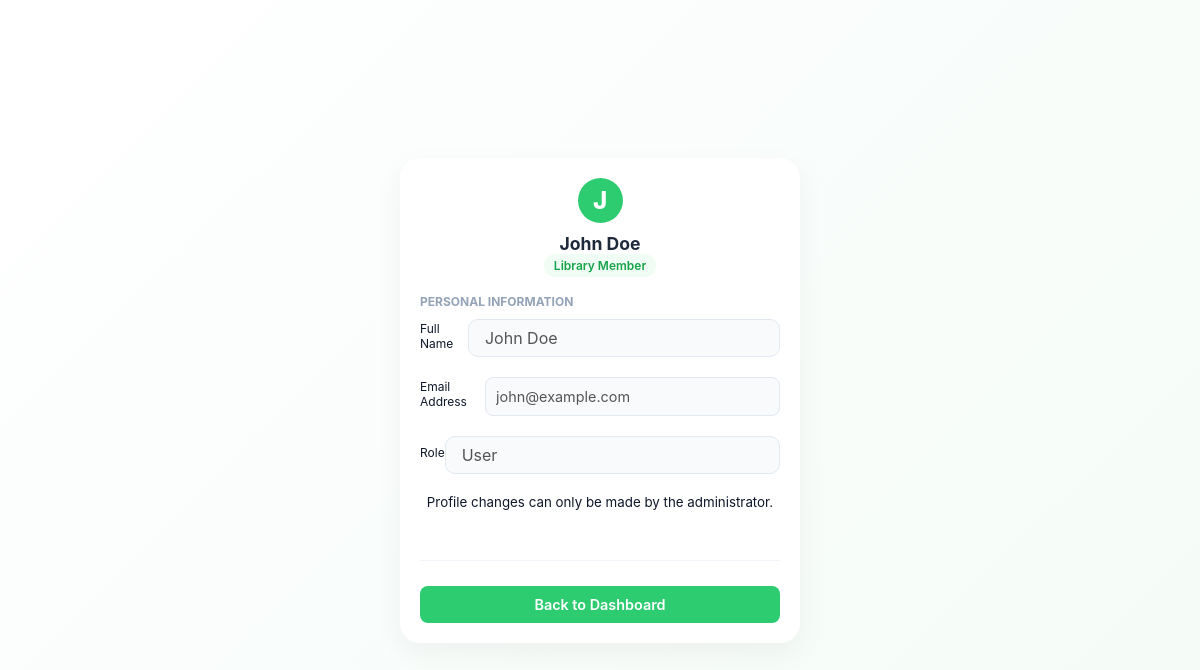
The app's page /user/user_profile.php (signed in) with its own data.
### tables this page shows
CREATE TABLE `users` (
  `id` int(11) NOT NULL AUTO_INCREMENT,
  `name` varchar(100) NOT NULL,
  `email` varchar(150) NOT NULL,
  `password` varchar(255) NOT NULL,
  `role` enum('admin','user') DEFAULT 'user',
  `created_at` timestamp NOT NULL DEFAULT current_timestamp(),
  PRIMARY KEY (`id`),
  UNIQUE KEY `email` (`email`)
);

### src/user/user_profile.php (the view, shortened to what this page needs)
<?php
require_once "../db_config.php";
function h($str)
{
    return htmlspecialchars($str ?? "", ENT_QUOTES, "UTF-8");
}
$stmtUser = $link_id->prepare("SELECT id, name, email, role FROM users WHERE id = ? LIMIT 1");
$stmtUser->execute([$_SESSION["user_id"]]);
$user = $stmtUser->fetch(PDO::FETCH_ASSOC);
?>
<!DOCTYPE html>
<html lang="en">
<?php include "../heading.php" ?>
<head>
</head>
<body>
    <div class="profile-wrapper">
        <div class="profile-card">
            <div class="profile-header">
                <div class="avatar-circle">
                    <?php echo strtoupper(substr($user["name"], 0, 1)); ?>
                </div>
                <h2><?php echo h($user["name"]); ?></h2>
                <span class="badge">
                    <?php echo ($user["role"] === "admin") ? "Administrator" : "Library Member"; ?>
                </span>
            </div>
            <form class="profile-form">
                <div class="form-section">
                    <h3>Personal Information</h3>
                    <div class="input-group">
                        <label>Full Name</label>
                        <input type="text" value="<?php echo h($user["name"]); ?>" disabled>
                    </div>
                    <div class="input-group">
                        <label>Email Address</label>
                        <input type="email" value="<?php echo h($user["email"]); ?>" disabled>
                    </div>
                    <div class="input-group">
                        <label>Role</label>
                        <input type="text" value="<?php echo h(ucfirst($user["role"])); ?>" disabled>
                    </div>
                    <small style="display:block; margin-top:10px; text-align: center;">
                        Profile changes can only be made by the administrator.
                    </small>
                </div>
                <div class="form-actions">
                    <button type="button" class="btn-save" onclick="window.location.href='../dashboard.php'">
                        Back to Dashboard
                    </button>
                </div>
            </form>
        </div>
    </div>
</body>
</html>

### src/css/main.css (style rules this page uses)
* { margin: 0; padding: 0; box-sizing: border-box; font-family: 'Inter', 'Segoe UI', sans-serif; }
html, body { height: 100%; overflow: hidden; }
body { background: linear-gradient(-45deg, #ffffff, #f9fdfb, #f0faf4, #ffffff); background-size: 400% 400%; animation: gradientMove 15s ease infinite; display: flex; flex-direction: column; }

### src/css/register.css (style rules this page uses)
* { margin: 0; padding: 0; box-sizing: border-box; font-family: 'Inter', 'Segoe UI', sans-serif; }
body { background-color: #f4f7f6; display: flex; justify-content: center; align-items: center; height: 100vh; padding: 20px; }
form { display: flex; flex-direction: column; gap: 15px; }
.input-group { position: relative; display: flex; align-items: center; }
.input-group input { width: 100%; padding: 14px 14px 14px 45px; border: 1px solid #e2e8f0; border-radius: 10px; font-size: 0.95rem; outline: none; background-color: #f8fafc; transition: all 0.3s ease; }
button { background-color: #2ecc71; color: white; padding: 14px; border: none; border-radius: 10px; font-weight: 700; font-size: 1rem; cursor: pointer; transition: all 0.3s ease; }

### src/css/login.css (style rules this page uses)
* { margin: 0; padding: 0; box-sizing: border-box; font-family: 'Inter', 'Segoe UI', sans-serif; }
body { background: linear-gradient(-45deg, #ffffff, #f9fdfb, #f0faf4, #ffffff); background-size: 400% 400%; animation: gradientMove 15s ease infinite; height: 100vh; display: flex; justify-content: center; align-items: center; padding: 20px; overflow: hidden; }
.input-group { margin-bottom: 18px; }
input { width: 100%; padding: 14px 16px; border: 1.5px solid #eee; border-radius: 10px; font-size: 15px; transition: all 0.3s ease; outline: none; background: white; }

### src/css/borrow.css (style rules this page uses)
* { margin: 0; padding: 0; box-sizing: border-box; font-family: 'Inter', 'Segoe UI', sans-serif; }
body { background-color: #f4f7f6; }
input, select { width: 100%; padding: 10px; border: 1px solid #ddd; border-radius: 5px; font-size: 0.9rem; outline: none; transition: 0.3s; }

### src/css/return.css (style rules this page uses)
* { margin: 0; padding: 0; box-sizing: border-box; font-family: 'Inter', 'Segoe UI', sans-serif; }
body { background: linear-gradient(-45deg, #ffffff, #f9fdfb, #f0faf4, #ffffff); background-size: 400% 400%; animation: gradientMove 15s ease infinite; height: 100vh; display: flex; justify-content: center; align-items: center; overflow: hidden; }
input, select { width: 100%; padding: 14px; border: 1.5px solid #eee; border-radius: 10px; font-size: 0.95rem; outline: none; transition: all 0.3s ease; background-color: white; }

### src/css/dashboard.css (style rules this page uses)
* { margin: 0; padding: 0; box-sizing: border-box; font-family: 'Inter', 'Segoe UI', sans-serif; }
:root { --primary: #2ecc71; --primary-dark: #27ae60; --bg-body: #f8fafc; --bg-card: #ffffff; --text-main: #0f172a; --text-muted: #64748b; --border: #e2e8f0; }
body { background-color: var(--bg-body); color: var(--text-main); height: 100vh; overflow: hidden; }

### src/css/a-manage-users.css (style rules this page uses)
* { margin: 0; padding: 0; box-sizing: border-box; font-family: 'Inter', 'Segoe UI', sans-serif; }
body { background-color: #f4f7f6; display: flex; justify-content: center; align-items: center; height: 100vh; width: 100vw; overflow: hidden; padding: 20px; }
.profile-wrapper { width: 100%; max-width: 400px; }
.profile-card { background: #ffffff; border-radius: 20px; box-shadow: 0 10px 30px rgba(0, 0, 0, 0.05); padding: 20px; }
.profile-header { text-align: center; margin-bottom: 20px; }
.avatar-circle { width: 45px; height: 45px; background: #2ecc71; color: white; font-size: 1.5rem; font-weight: 800; display: flex; justify-content: center; align-items: center; border-radius: 50%; margin: 0 auto 10px; }
.profile-header h2 { color: #1e293b; font-size: 1.1rem; }
.badge { background: #f0fdf4; color: #16a34a; padding: 3px 10px; border-radius: 20px; font-size: 0.7rem; }
.form-section { margin-bottom: 15px; }
.form-section h3 { font-size: 0.75rem; color: #94a3b8; text-transform: uppercase; margin-bottom: 10px; }
.input-group { margin-bottom: 10px; }
.input-group label { font-size: 0.75rem; margin-bottom: 4px; display: block; }
.input-group input { width: 100%; padding: 10px; font-size: 0.9rem; border: 1px solid #e2e8f0; border-radius: 8px; }
.form-actions { display: flex; gap: 10px; margin-top: 15px; }
.btn-save, .btn-cancel { padding: 10px; font-size: 0.9rem; border-radius: 8px; font-weight: 600; cursor: pointer; border: none; }
.btn-save { flex: 2; background: #2ecc71; color: white; }

### src/css/a-view-book.css (style rules this page uses)
* { margin: 0; padding: 0; box-sizing: border-box; font-family: 'Inter', 'Segoe UI', sans-serif; }
body { background-color: #f8fafc; color: #1e293b; padding: 30px 20px; }

### records on screen
users: name "J", name "John Doe", email "john@example.com", role "User"
